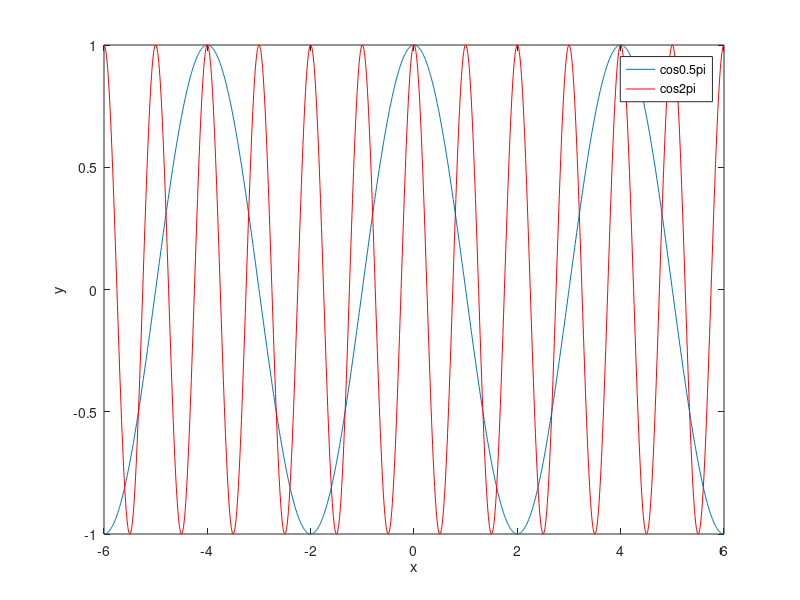

Write the MATLAB code that produced this figure.
% 스크립트 작성 목적
% : 기업이나 프로젝트 중 협업자들에 대한 코드 이해와 가독성을 높이기 위함

% 스크립트 기능 간략 소개
% : 함수 , 변수에 대한 기능 설명등

% 스크립트 input/output

%줄마다 간략한 설명


x = -6:0.01:6   % x에 대한 변수를 일정하게 생성

y1 = cos(0.5*pi*x);  % cos0.5pi
y2 = cos(2*pi*x);    % cos2pi
plot(x,y1)        % cos0.5pi plot
hold on            % cos0.5pi 유지
plot(x,y2,'r')   % cos2pi plot

xlabel('x')   % x축 label
ylabel('y')   % y축 label
legend('cos0.5pi','cos2pi') % 범례